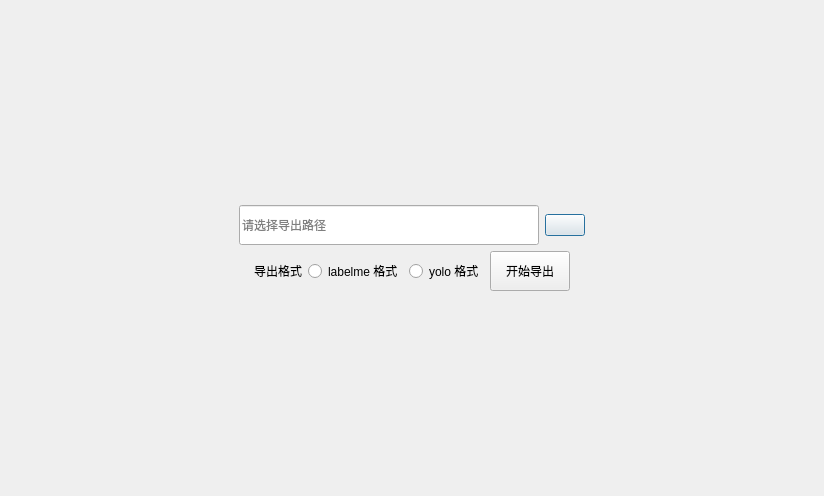
<?xml version="1.0" encoding="UTF-8"?>
<ui version="4.0">
 <class>Dialog</class>
 <widget class="QDialog" name="Dialog">
  <property name="geometry">
   <rect>
    <x>0</x>
    <y>0</y>
    <width>824</width>
    <height>496</height>
   </rect>
  </property>
  <property name="windowTitle">
   <string>Dialog</string>
  </property>
  <layout class="QGridLayout" name="gridLayout">
   <item row="0" column="0">
    <layout class="QVBoxLayout" name="verticalLayout">
     <item>
      <layout class="QHBoxLayout" name="horizontalLayout_2">
       <item>
        <spacer name="horizontalSpacer_3">
         <property name="orientation">
          <enum>Qt::Horizontal</enum>
         </property>
         <property name="sizeHint" stdset="0">
          <size>
           <width>40</width>
           <height>20</height>
          </size>
         </property>
        </spacer>
       </item>
       <item>
        <widget class="QLineEdit" name="export_path_txt">
         <property name="minimumSize">
          <size>
           <width>300</width>
           <height>40</height>
          </size>
         </property>
         <property name="placeholderText">
          <string>请选择导出路径</string>
         </property>
        </widget>
       </item>
       <item>
        <widget class="QPushButton" name="select_path_btn">
         <property name="text">
          <string/>
         </property>
         <property name="icon">
          <iconset>
           <normaloff>../resources/文件夹.png</normaloff>../resources/文件夹.png</iconset>
         </property>
         <property name="iconSize">
          <size>
           <width>35</width>
           <height>35</height>
          </size>
         </property>
        </widget>
       </item>
       <item>
        <spacer name="horizontalSpacer_4">
         <property name="orientation">
          <enum>Qt::Horizontal</enum>
         </property>
         <property name="sizeHint" stdset="0">
          <size>
           <width>40</width>
           <height>20</height>
          </size>
         </property>
        </spacer>
       </item>
      </layout>
     </item>
     <item>
      <layout class="QHBoxLayout" name="horizontalLayout">
       <item>
        <spacer name="horizontalSpacer_2">
         <property name="orientation">
          <enum>Qt::Horizontal</enum>
         </property>
         <property name="sizeHint" stdset="0">
          <size>
           <width>40</width>
           <height>20</height>
          </size>
         </property>
        </spacer>
       </item>
       <item>
        <widget class="QLabel" name="exp_label">
         <property name="text">
          <string>导出格式</string>
         </property>
        </widget>
       </item>
       <item>
        <widget class="QRadioButton" name="exp_labelme_fmt">
         <property name="text">
          <string>labelme 格式</string>
         </property>
        </widget>
       </item>
       <item>
        <widget class="QRadioButton" name="exp_yolo_fmt">
         <property name="text">
          <string>yolo 格式</string>
         </property>
        </widget>
       </item>
       <item>
        <widget class="QPushButton" name="do_export_btn">
         <property name="minimumSize">
          <size>
           <width>0</width>
           <height>40</height>
          </size>
         </property>
         <property name="text">
          <string>开始导出</string>
         </property>
        </widget>
       </item>
       <item>
        <spacer name="horizontalSpacer">
         <property name="orientation">
          <enum>Qt::Horizontal</enum>
         </property>
         <property name="sizeHint" stdset="0">
          <size>
           <width>40</width>
           <height>20</height>
          </size>
         </property>
        </spacer>
       </item>
      </layout>
     </item>
    </layout>
   </item>
  </layout>
 </widget>
 <resources/>
 <connections/>
</ui>
